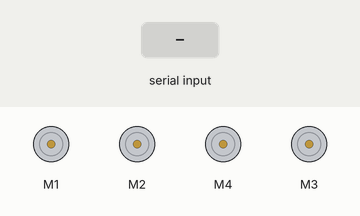
A sketch run on a simulated Arduino Uno, built with avr-gcc and run on an emulated ATmega328P. On the bench: 4 × DC motor (green arrow = forward, orange = backward, longer = faster). The test bench sets the inputs (shaded band). What the sketch prints to the serial monitor is not drawn.

Above: at 1.2 s.
1.3 s: "G" received over the second serial link
At 2.0 s:
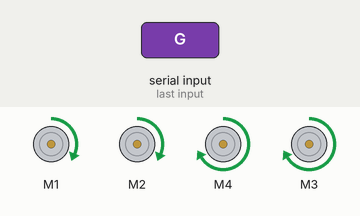
3.8 s: "I" received over the second serial link
At 4.6 s:
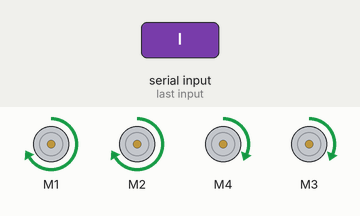
6.3 s: "H" received over the second serial link
At 7.0 s:
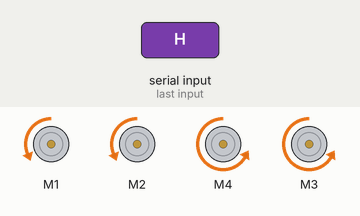
8.8 s: "J" received over the second serial link
At 9.6 s:
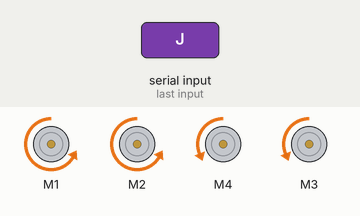
11.3 s: "F90\n" received over the second serial link
At 12.0 s:
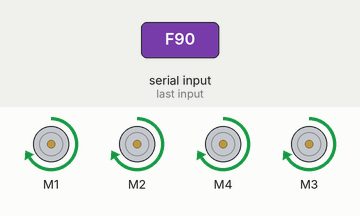
13.8 s: "F,45\n" received over the second serial link
At 14.6 s:
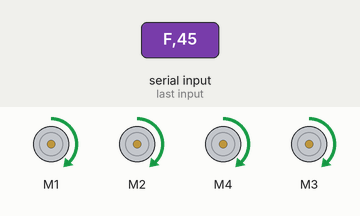
Timing chart, 0 to 16.8 s (numbered marks = the images above; inputs shaded):
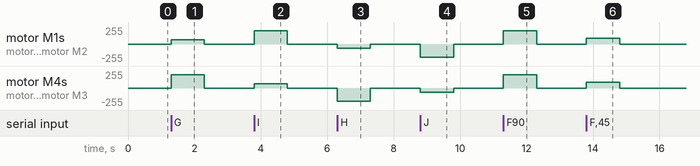

The sketch:

bluetooth_remote.ino
```cpp
// ROVER 2.0 - Bluetooth remote
// Drive the rover from a phone. Pair with the module (PIN 1234 or 0000), then
// use any "Bluetooth RC car" app that sends these letters:
//   F forwards   B backwards   L left   R right   S stop
//   G forwards-left   I forwards-right   H backwards-left   J backwards-right
//   0-9 speed (0 slow, 9 fast)   q full speed

#include <AFMotor.h>
#include <SoftwareSerial.h>

AF_DCMotor frontLeft(1);   // M1
AF_DCMotor rearLeft(2);    // M2
AF_DCMotor rearRight(3);   // M3
AF_DCMotor frontRight(4);  // M4

SoftwareSerial bt(A4, A5); // RX = A4 (module TXD), TX = A5 (module RXD)

int speed = 200;
unsigned long lastCommand = 0;
const unsigned long FAILSAFE_MS = 1000;  // stop if the phone goes quiet (0 = off)

void setSide(AF_DCMotor &a, AF_DCMotor &b, int s) {
  uint8_t dir = s > 0 ? FORWARD : (s < 0 ? BACKWARD : RELEASE);
  a.setSpeed(abs(s));
  b.setSpeed(abs(s));
  a.run(dir);
  b.run(dir);
}

void drive(int left, int right) {
  setSide(frontLeft, rearLeft, left);
  setSide(frontRight, rearRight, right);
}

void setup() {
  Serial.begin(9600);
  bt.begin(9600);          // HC-05 / HC-06 default speed
  drive(0, 0);
  Serial.println("Waiting for the phone...");
}

void loop() {
  if (bt.available()) {
    char c = bt.read();
    lastCommand = millis();

    if (c >= '0' && c <= '9') {
      speed = map(c - '0', 0, 9, 90, 255);    // speed slider
    } else if (c == 'q') {
      speed = 255;
    }

    switch (c) {
      case 'F': drive(speed, speed); break;
      case 'B': drive(-speed, -speed); break;
      case 'L': drive(-speed, speed); break;  // spin left
      case 'R': drive(speed, -speed); break;  // spin right
      case 'G': drive(speed / 3, speed); break;
      case 'I': drive(speed, speed / 3); break;
      case 'H': drive(-speed / 3, -speed); break;
      case 'J': drive(-speed, -speed / 3); break;
      case 'S': drive(0, 0); break;
    }
  }

  // Safety: no command for a while (out of range, app closed) -> stop.
  if (FAILSAFE_MS > 0 && millis() - lastCommand > FAILSAFE_MS) {
    drive(0, 0);
  }
}
```

Measured:
- after the input at 1.3 s, motor M1, motor M2: stopped → forward 66/255 at once, → stopped 1.0 s later; motor M4, motor M3: stopped → forward 200/255 at once, → stopped 1.0 s later
- after the input at 3.8 s, motor M1, motor M2: stopped → forward 200/255 at once, → stopped 1.0 s later; motor M4, motor M3: stopped → forward 66/255 at once, → stopped 1.0 s later
- after the input at 6.3 s, motor M1, motor M2: stopped → backward 66/255 at once, → stopped 1.0 s later; motor M4, motor M3: stopped → backward 200/255 at once, → stopped 1.0 s later
- after the input at 8.8 s, motor M1, motor M2: stopped → backward 200/255 at once, → stopped 1.0 s later; motor M4, motor M3: stopped → backward 66/255 at once, → stopped 1.0 s later
- after the input at 11.3 s, motor M1, motor M2, motor M4, motor M3: stopped → forward 200/255 at once, → stopped 1.0 s later
- after the input at 13.8 s, motor M1, motor M2, motor M4, motor M3: stopped → forward 90/255 at once, → stopped 1.0 s later
